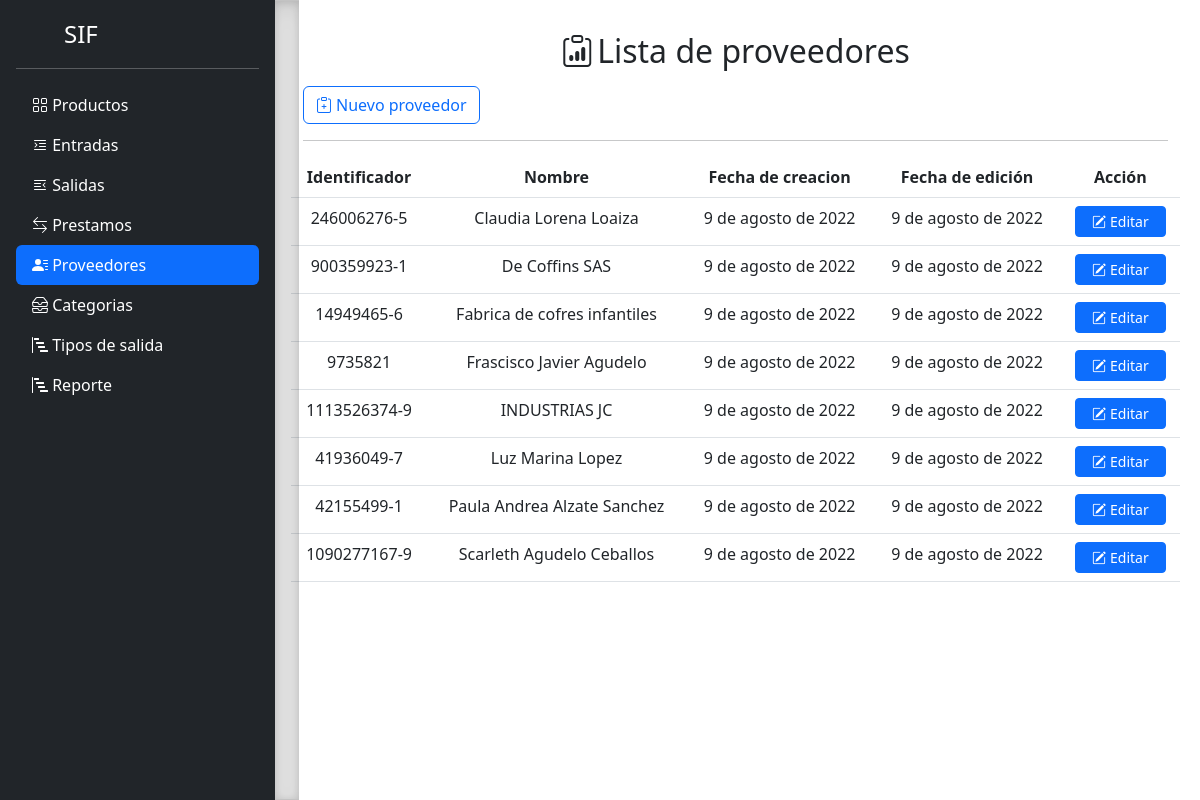
The page /product/supplier-list/ on the database its author committed.
### product/models.py (models this page shows, shortened)
class SupplierProduct(BaseModel):
    name = models.CharField(max_length=50)
    identifier = models.CharField(max_length=50, unique=True)
    class Meta:
        ordering = ['name']
        verbose_name = "Proveedor de producto"
        verbose_name_plural = "Proveedores de productos"

### product/views/supplier_views.py (the view)
# urls.py: path('supplier-list/',SupplierListView.as_view(), name = 'supplier_list'),
class SupplierListView(ListView):
	model = SupplierProduct
	template_name = 'supplier_product/supplier_list.html'
	def get_context_data(self, **kwargs):
		context = super().get_context_data(**kwargs)
		context['form'] = SupplierForm
		return context

### product/templates/supplier_product/supplier_list.html (shortened to what this page needs)
{% extends 'core/base.html' %}
{% load static %}
{% block content %}
<h2 class="d-flex justify-content-center pb-2"><i class="bi bi-clipboard-data pe-1"></i> Lista de proveedores </h2>
<div class="row">
	<div class="d-grid gap-2 col d-md-flex">
		<button type="button" class="btn btn-outline-primary d-inline-flex" onclick='limpiar_formulario()'>
			<i class="bi bi-clipboard-plus pe-1"></i> Nuevo proveedor
		</button>
	</div>
</div>
<hr>
<div class="row">
	<table class="table text-center">
		<thead>
			<tr>
				<th scope="col">Identificador</th>
				<th scope="col">Nombre</th>
				<th scope="col">Fecha de creacion</th>
				<th scope="col">Fecha de edición</th>
				<th scope="col">Acción</th>
			</tr>
		</thead>
		<tbody id="lista_proveedores">
			{%for supplier in object_list%}
			<tr id="row_{{supplier.id}}">
				<td id="td_identificador_{{supplier.id}}">{{supplier.identifier}}</td>
				<td id="td_nombre_{{supplier.id}}">{{supplier.name}}</td>
				<td>{{supplier.created_date}}</td>
				<td id="td_updated_{{supplier.id}}">{{supplier.modified_date}}</td>
				<td>
					<button type="button" class="btn btn-primary btn-sm d-inline-flex  px-3"
						onclick='obtener_datos_proveedor({{supplier.id}})'>
						<i class="bi bi-pencil-square pe-1"></i> Editar
					</button>
				</td>
			</tr>
			{%endfor%}
		</tbody>
	</table>
</div>
{% endblock content %}

### core/static/css/style.css (style rules this page uses)
.bi { vertical-align: -.125em; fill: currentColor; }
body { min-height: 100vh; min-height: -webkit-fill-available; }
html { height: -webkit-fill-available; }

### rows shown on the page
SupplierProduct: identifier "246006276-5", name "Claudia Lorena Loaiza", created_date "9 de agosto de 2022", modified_date "9 de agosto de 2022"
SupplierProduct: identifier "900359923-1", name "De Coffins SAS", created_date "9 de agosto de 2022", modified_date "9 de agosto de 2022"
SupplierProduct: identifier "14949465-6", name "Fabrica de cofres infantiles", created_date "9 de agosto de 2022", modified_date "9 de agosto de 2022"
SupplierProduct: identifier "9735821", name "Frascisco Javier Agudelo", created_date "9 de agosto de 2022", modified_date "9 de agosto de 2022"
SupplierProduct: identifier "1113526374-9", name "INDUSTRIAS JC", created_date "9 de agosto de 2022", modified_date "9 de agosto de 2022"
SupplierProduct: identifier "41936049-7", name "Luz Marina Lopez", created_date "9 de agosto de 2022", modified_date "9 de agosto de 2022"
SupplierProduct: identifier "42155499-1", name "Paula Andrea Alzate Sanchez", created_date "9 de agosto de 2022", modified_date "9 de agosto de 2022"
SupplierProduct: identifier "1090277167-9", name "Scarleth Agudelo Ceballos", created_date "9 de agosto de 2022", modified_date "9 de agosto de 2022"
